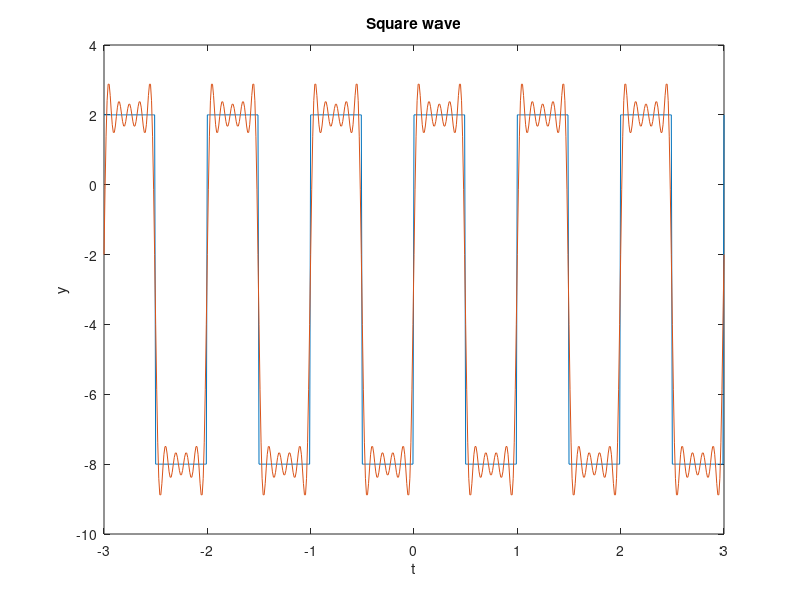

Write MATLAB code to recreate this figure.
% Characteristics
f=1;
T=1/f;
amp=5;
dcBias= -3;
tinterval = [-3:0.01:3];

%wave function
y=amp*square(2*pi*f*tinterval)+dcBias;
plot(tinterval,y)
hold on
title('Square wave');
xlabel('t');
ylabel('y');
tint=[0:0.01:T];

%for different value of m
y1=amp*square(2*pi*f*tint)+dcBias;
a0=2./T.*trapz(tint,y1)
sum=0;

%set different value of m from below line
m= 10; %or 5 or 10 or 20
for k=1:m
    am(k)=2./T.*trapz(tint,y1.*cos(k.*2.*pi.*f.*tint));
    bm(k)=2./T.*trapz(tint,y1.*sin(k.*2.*pi.*f.*tint));
    sum=sum+am(k).*cos(k.*2.*pi.*f.*tinterval)+bm(k).*sin(k.*2.*pi.*f.*tinterval);
end

s_t=a0/2+sum
plot(tinterval,s_t)
